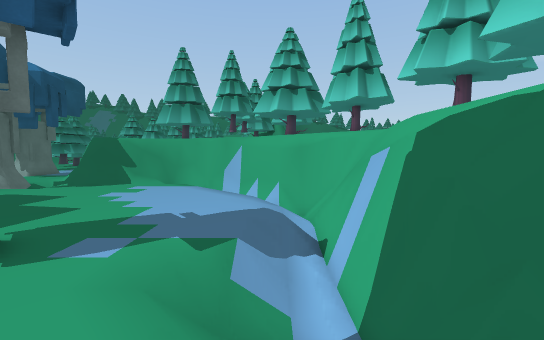
[1] (above)

24 first-person views from a walk through a 3-D level made in the Unity game engine. The camera is 1.4 m above the floor, tilts 4° down and sees 90° across. The floor is counted in squares, 0.83 m on a side. Each view is taken from the middle of a square. On the plan, view 1 faces up. The plan holds only what a view shows up to about 15 squares ahead; the rest is blank. The place goes on beyond the plan. The player character is not drawn.

[2]
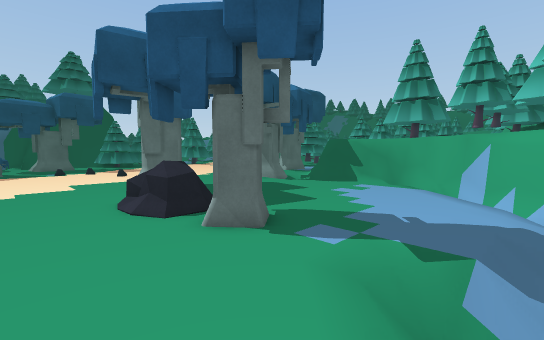

[3]
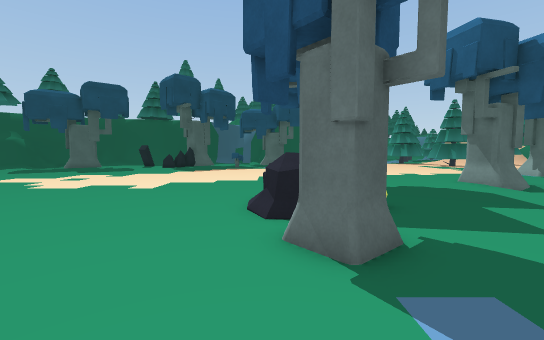

[4]
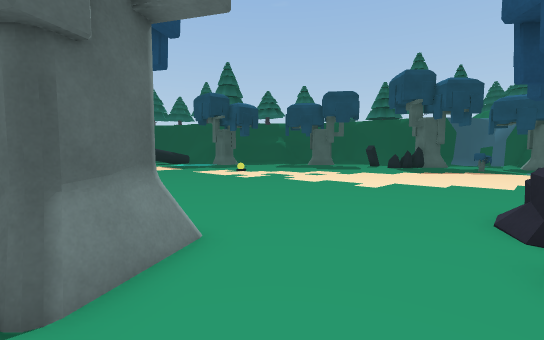

[5]
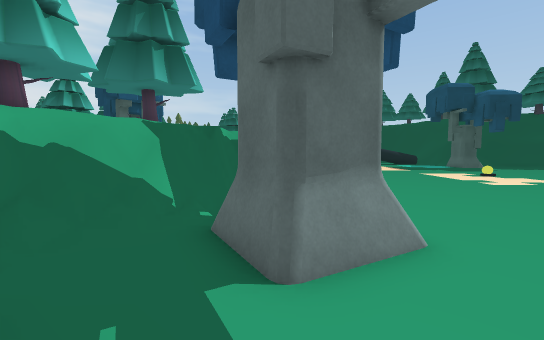

[6]
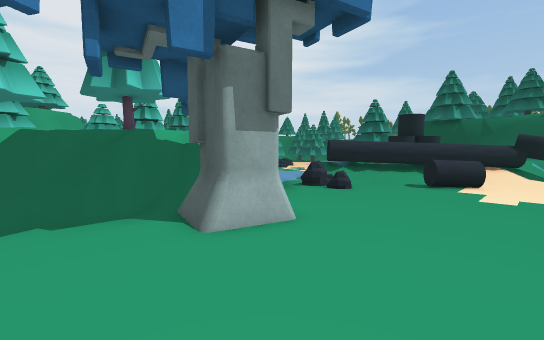

[7]
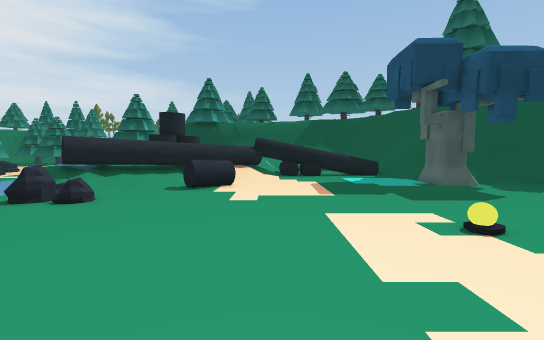

[8]
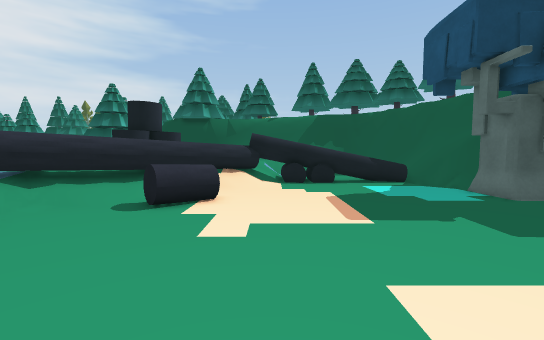

[9]
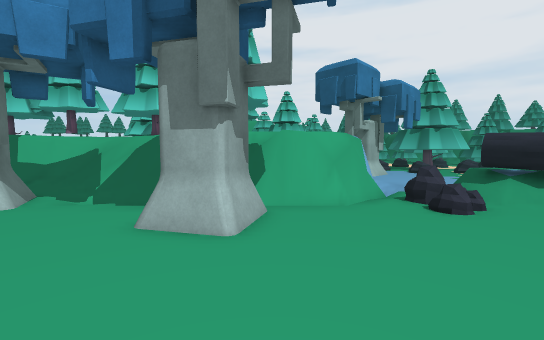

[10]
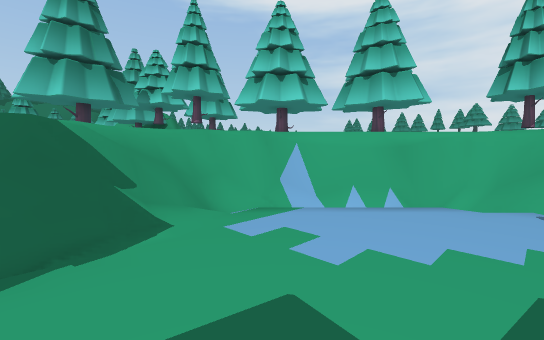

[11]
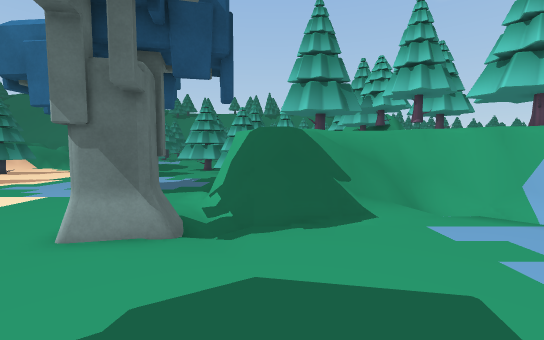

[12]
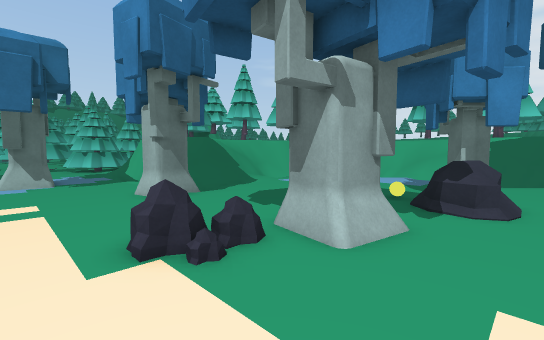

[13]
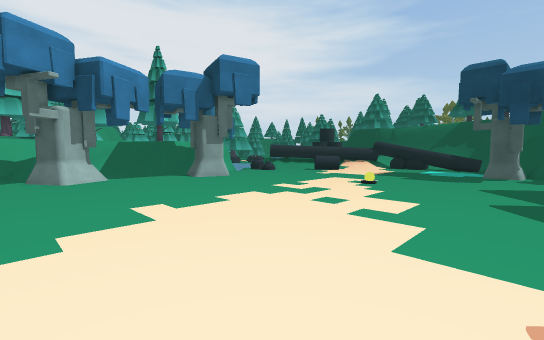

[14]
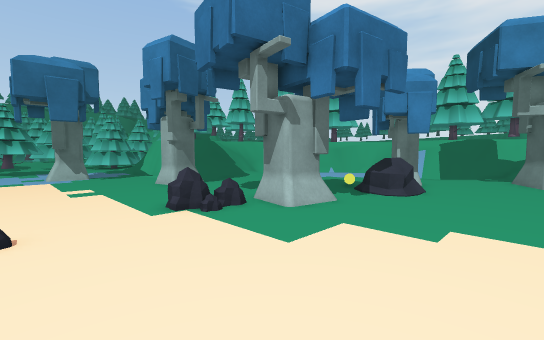

[15]
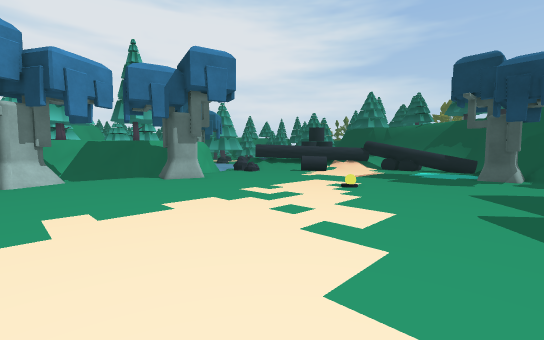

[16]
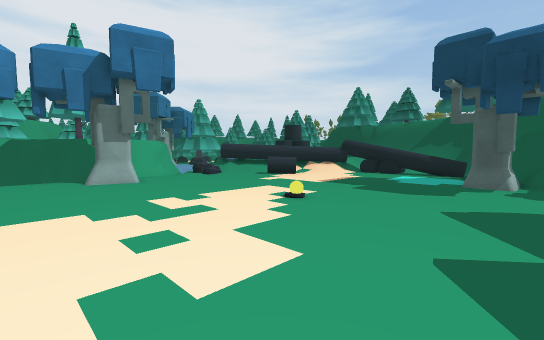

[17]
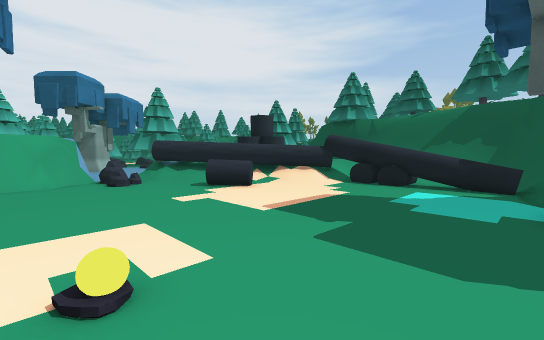

[18]
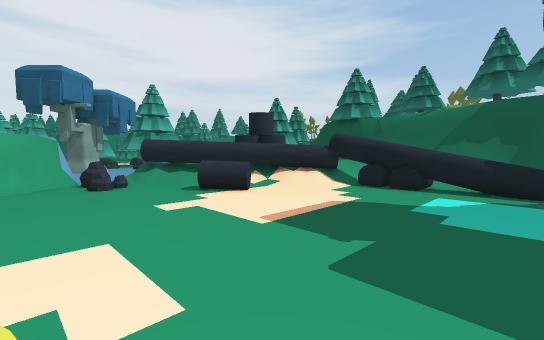

[19]
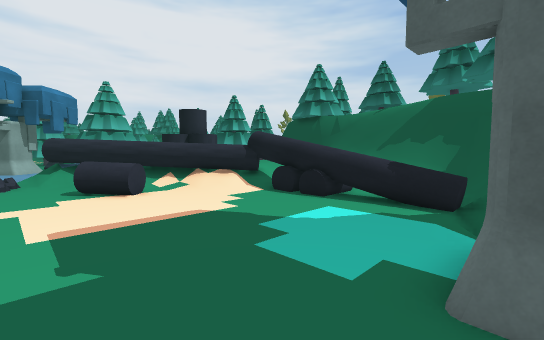

[20]
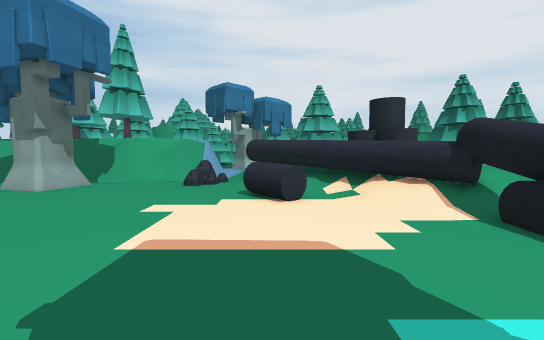

[21]
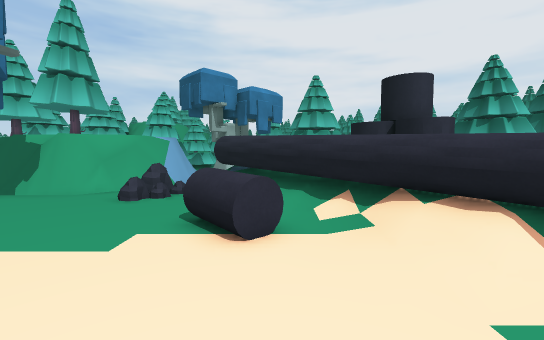

[22]
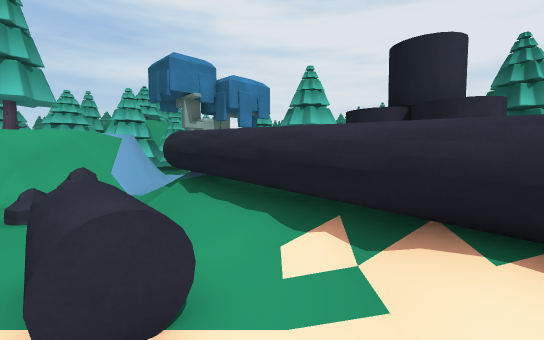

[23]
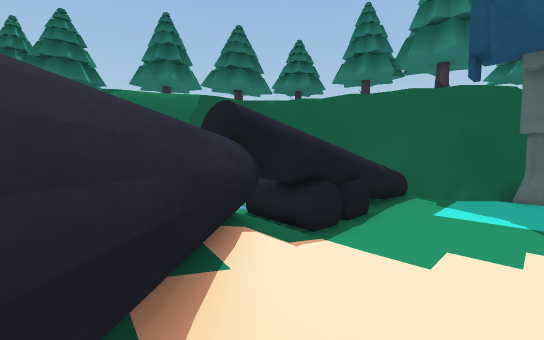

[24]
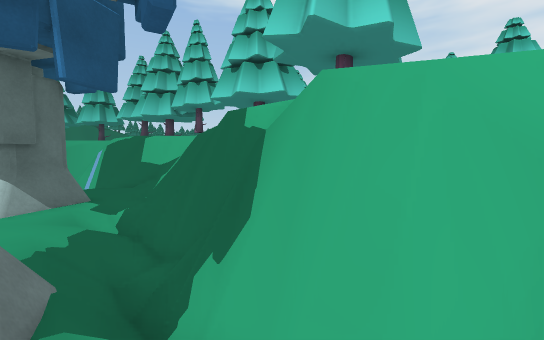

### Floor plan
Key: @ floor where view 1 was taken; # wall or solid block; x gap in a wall; . main floor; : floor 0.25 m higher than the main floor; - floor 0.25 m lower than the main floor; _ floor 0.5 m lower than the main floor; + floor 1.25 m higher than the main floor; * floor 1.5 m higher than the main floor; % floor 1.75 m higher than the main floor; & floor 2 m higher than the main floor; / step, stairs or slope; = window, fence, low wall or low ledge; ^ raised ledge; v drop or lower ground; T tree; R rock; B yellow ball; O other object.
Columns run from 20 left of view 1 to 5 right of it. Each row starts with its distance up from view 1.
 23            OOOOO
 22      ..    OOOOO O
 21      ../        O#O O O
 20     T../        O#OOOOO
 19 ..T#T../        OOOOOO
 18 .. T....     &&&   OOOO
 17 ........## &&&&&&& OOOO
 16 ........=#&&%+=vv&&&OOOOO
 15 .........=v#vv._v=v&&  OOO
 14 .......T//==....//=v&& OOO
 13 ......#TT/......./ #v%&OOO
 12 ......TT........../=#v&&OO
 11 ...................//##&
 10 ..................../ =v&O
  9 ..................../ #vOO
  8 ....................._##OO
  7 ....RR..............//#  O
  6 :...RR=##  .........//#  O
  5 ......T#T...B..T...///#  O
  4 ....... T..RRRTTT..///#  O
  3 ...........RRR.T...// ## O
  2 ....................  ## O
  1 ....................../##O
  0 ..................TT@..=##
 -1 .................T##...##O
 -2 .................T#TT.##=O
 -3 ..................TT.##=OO
 -4 ....................-#=*OO
 -5 ...................._=v%OO
 -6 .................../ =v& O
 -7 .................../##%&
 -8 ................TT./=#OOOO
 -9 ................##T ##OOOO
-10 ................##T # OOOO
-11 .................T. #& OOO
-12 ................... =&
-13 ......B............ #&
-14 ....................xv&
-15 .....................v##&
-16 .................RORRx=###
-17 ..................OR....-
-18 ....................:....
-19 ..............OO...##=
-20 .  ..........OOO./#^^=
-21 .T#T.........OO./#^^
-22 ###.............#^^
-23 ##T...........##^
-24 ###/......../#^^ OOO
-25  ## ....O.O.#^^ OOOO
-26  ##=^^^^^####   OO
-27  ##=^ ^^O O #   OO
-28  ##=    O O

Positions as (right, up) in squares from view 1, and headings:
1: (0, 0), facing up
2: (0, 0), facing up-left
3: (-1, 3), facing left
4: (-1, 3), facing down-left
5: (-1, 3), facing down
6: (-9, -5), facing down-right
7: (-9, -7), facing down
8: (-9, -11), facing down
9: (-10, -11), facing right
10: (-10, 8), facing up-right
11: (-10, 7), facing up
12: (-18, 2), facing up-right
13: (-20, 1), facing down-right
14: (-20, -1), facing up-right
15: (-20, -1), facing down-right
16: (-20, -5), facing down-right
17: (-17, -12), facing down-right
18: (-16, -13), facing down-right
19: (-18, -17), facing down-right
20: (-16, -20), facing right
21: (-12, -21), facing right
22: (-9, -22), facing right
23: (-5, -22), facing down-left
24: (-2, -13), facing up-right
